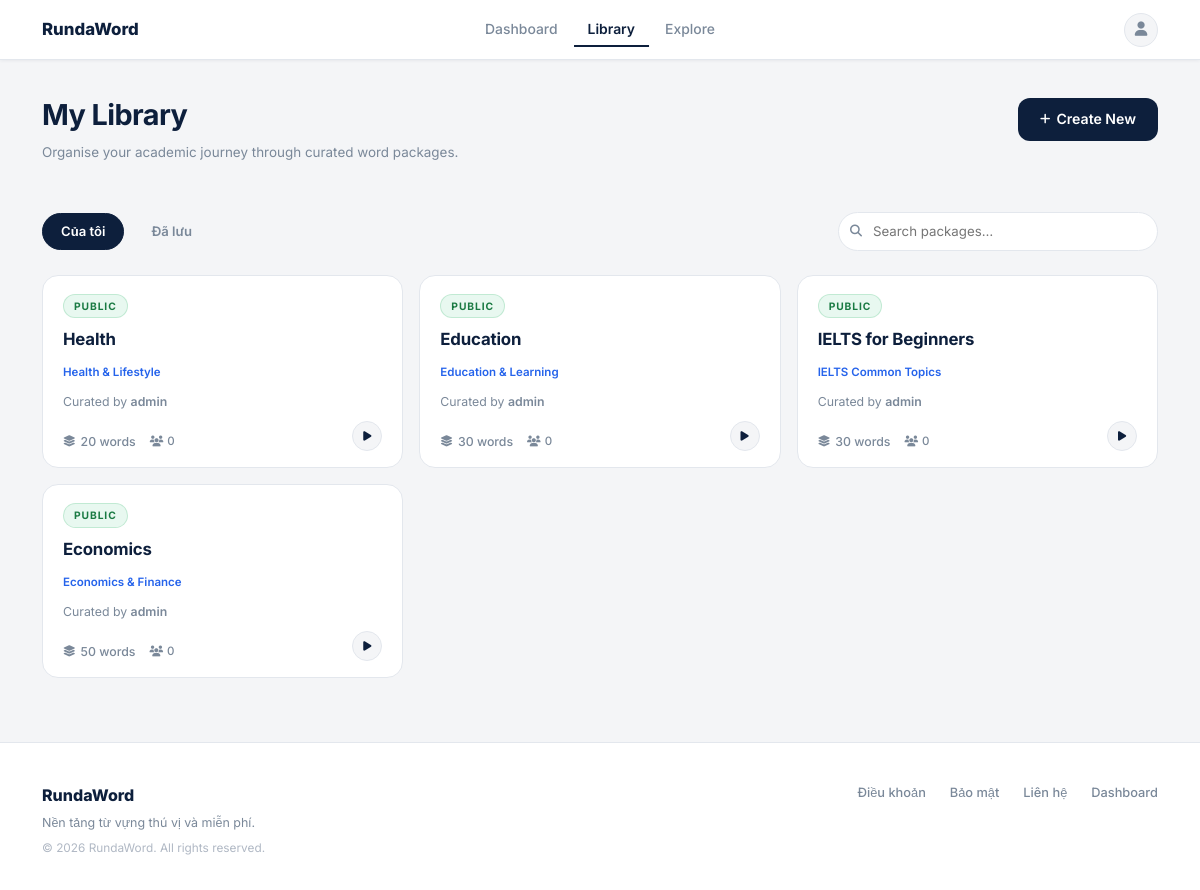
The app's page /packages (signed in), older data.
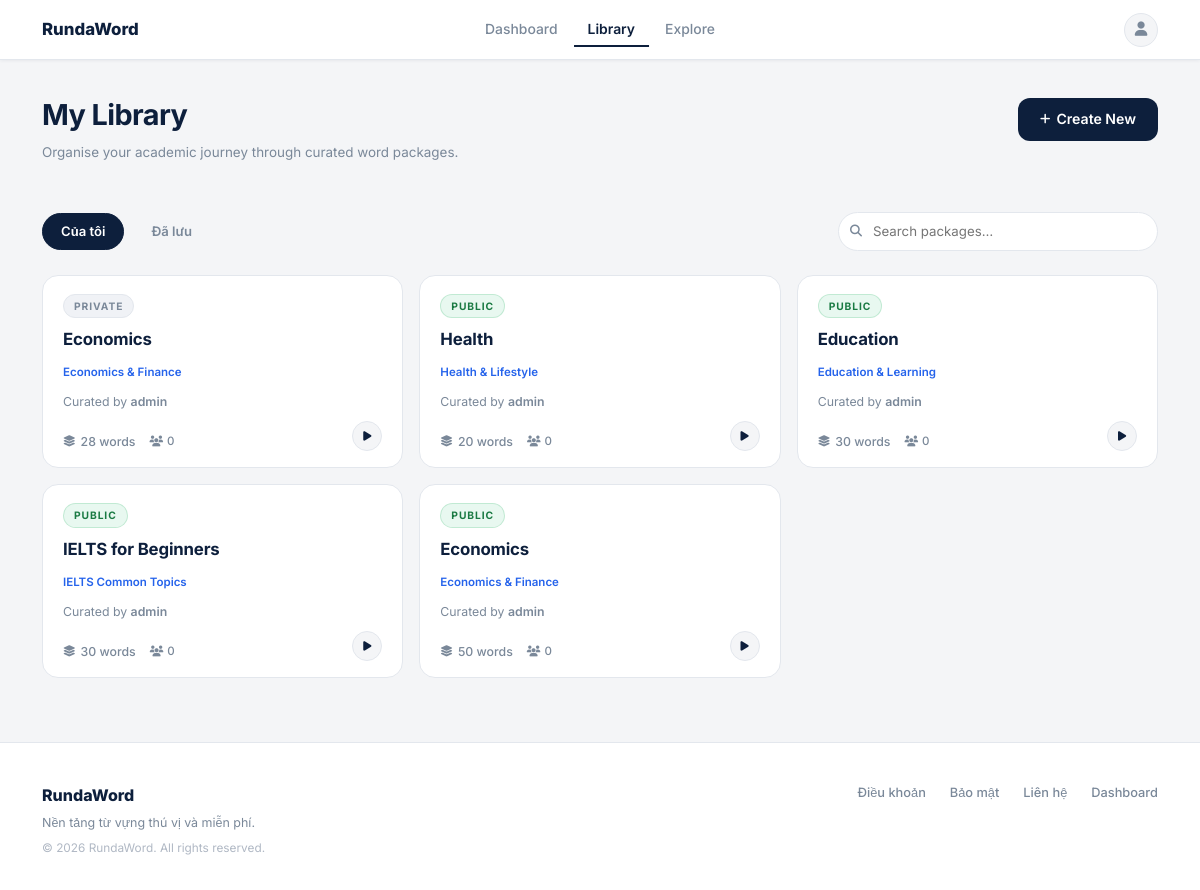
The same page, newer data.
### main.py (models this page shows, shortened)
class VocabPackage(db.Model):
    __tablename__ = 'vocab_packages'
    id                  = db.Column(db.Integer, primary_key=True)
    package_name        = db.Column(db.String(100), nullable=False)
    package_description = db.Column(db.Text)
    topic               = db.Column(db.String(80))          # NEW: topic/category field
    created_at          = db.Column(db.DateTime, default=datetime.utcnow)
    updated_at          = db.Column(db.DateTime, default=datetime.utcnow)
    user_id             = db.Column(db.Integer, db.ForeignKey('users.id'), nullable=False)
    is_public           = db.Column(db.Boolean, default=True)
    vocabularies = db.relationship(
        'Vocabulary', backref='package', lazy=True, cascade='all, delete-orphan'
    )

class User(UserMixin, db.Model):
    __tablename__ = 'users'
    id            = db.Column(db.Integer, primary_key=True)
    username      = db.Column(db.String(50),  unique=True, nullable=False)
    name          = db.Column(db.String(100))
    email         = db.Column(db.String(120), unique=True, nullable=False)
    password_hash = db.Column(db.String(255), nullable=False)
    role          = db.Column(db.Integer, default=ROLE_USER, nullable=False)
    created_at    = db.Column(db.DateTime, default=datetime.utcnow)
    packages = db.relationship(
        'VocabPackage', backref='user', lazy=True, cascade='all, delete-orphan',
        foreign_keys='VocabPackage.user_id'
    )
    saved_packages = db.relationship(
        'VocabPackage', secondary=user_saved_packages,
        backref=db.backref('saved_by', lazy='dynamic'), lazy='dynamic'
    )
    @property
    def is_admin(self):
        return self.role == ROLE_ADMIN

### main.py (the view)
@app.route('/packages')
@login_required
def packages():
    q   = request.args.get('q', '').strip()
    tab = request.args.get('tab', 'mine')
    if q:
        pkgs = search_packages(VocabPackage, q, include_private_for_user=current_user.id)
        saved_pkgs = []
        if not pkgs:
            flash('Không tìm thấy gói từ phù hợp.', 'warning')
    else:
        if tab == 'saved':
            pkgs       = []
            saved_pkgs = current_user.saved_packages \
                .order_by(VocabPackage.updated_at.desc()).all()
        else:
            pkgs = VocabPackage.query.filter_by(user_id=current_user.id) \
                .order_by(VocabPackage.updated_at.desc()).all()
            saved_pkgs = []
    all_visible_pkgs = pkgs + saved_pkgs
    learner_counts = learner_counts_for_packages(
        db, user_saved_packages, func, list({p.id for p in all_visible_pkgs})
    )
    return render_template(
        'packages.html',
        packages=pkgs, saved_packages=saved_pkgs,
        tab=tab, search_query=q,
        learner_counts=learner_counts
    )

### main.py (called while the page is built)
@login_manager.user_loader
def load_user(user_id):
    return User.query.get(int(user_id))

### services/stats_service.py (called while the page is built)
def learner_counts_for_packages(db, user_saved_packages, func, package_ids: list[int]) -> dict[int, int]:
    if not package_ids:
        return {}
    rows = (
        db.session.query(user_saved_packages.c.package_id, func.count(user_saved_packages.c.user_id))
        .filter(user_saved_packages.c.package_id.in_(package_ids))
        .group_by(user_saved_packages.c.package_id)
        .all()
    )
    return {package_id: count for package_id, count in rows}

### templates/packages.html (shortened to what this page needs)
{% extends "base.html" %}
{% block content %}
<div class="container" style="padding-top:32px;padding-bottom:64px;">
  <div class="d-flex justify-content-between align-items-start mb-5">
    <div>
      <div class="library-title">My Library</div>
      <div class="library-subtitle">Organise your academic journey through curated word packages.</div>
    </div>
    <a href="{{ url_for('create_package') }}" class="btn-navy" style="white-space:nowrap;margin-top:6px;">
      <i class="fas fa-plus" style="font-size:0.74rem;"></i> Create New
    </a>
  </div>
  <div class="lib-tab-row">
    {% if not search_query %}
    <a href="{{ url_for('packages', tab='mine') }}"
       class="lib-tab {% if tab == 'mine' %}active{% endif %}">Của tôi</a>
    <a href="{{ url_for('packages', tab='saved') }}"
       class="lib-tab {% if tab == 'saved' %}active{% endif %}">Đã lưu</a>
    {% endif %}
    <form method="GET" action="{{ url_for('packages') }}" class="lib-search" >
      <i class="fas fa-search si"></i>
      <input type="text" name="q" placeholder="Search packages…" value="{{ search_query or '' }}" style="background-color: white;">
    </form>
  </div>
  {% if search_query %}
  <div style="font-size:0.82rem;color:var(--text-muted);margin-bottom:20px;font-weight:500;">
    Results for "<strong style="color:var(--navy);">{{ search_query }}</strong>"
    <a href="{{ url_for('packages') }}" style="margin-left:10px;color:var(--text-muted);text-decoration:none;">✕ Clear</a>
  </div>
  {% if packages %}
  <div class="pkg-grid">
    {% for pkg in packages %}
    <a href="{{ url_for('package_detail', package_id=pkg.id) }}" class="pkg-card">
      <div class="pkg-card-top">
        <span class="pkg-badge {% if pkg.is_public %}public{% else %}private{% endif %}">
          {% if pkg.is_public %}Public{% else %}Private{% endif %}
        </span>
        <div class="pkg-author-avatar"><i class="fas fa-user" style="font-size:0.65rem;"></i></div>
      </div>
      <div class="pkg-name">{{ pkg.package_name }}</div>
      <div class="pkg-topic">{{ pkg.topic or 'Others' }}</div>
      <div class="pkg-author">by <strong>{{ pkg.user.username if pkg.user else '—' }}</strong></div>
      <div class="pkg-meta">
        <div class="pkg-meta-stats">
          <div class="pkg-meta-row">
            <span class="pkg-word-count"><i class="fas fa-layer-group" style="font-size:0.7rem;"></i> {{ pkg.vocabularies|length }} words</span>
            <span class="pkg-learners" title="Đã lưu vào thư viện"><i class="fas fa-users" style="font-size:0.68rem;"></i> {{ learner_counts.get(pkg.id, 0) }}</span>
          </div>
        </div>
        <span class="pkg-play-btn"><i class="fas fa-play"></i></span>
      </div>
    </a>
    {% endfor %}
  </div>
  {% else %}
  <div class="rw-card text-center py-5">
    <i class="fas fa-search fa-2x mb-3" style="color:var(--border);"></i>
    <p style="color:var(--text-muted);margin:0;">No packages found.</p>
  </div>
  {% endif %}
  {% else %}
  {% if packages %}
  <div class="pkg-grid">
    {% for pkg in packages %}
    <a href="{{ url_for('package_detail', package_id=pkg.id) }}" class="pkg-card">
      <div class="pkg-card-top">
        <span class="pkg-badge {% if pkg.is_public %}public{% else %}private{% endif %}">
          {% if pkg.is_public %}Public{% else %}Private{% endif %}
        </span>
      </div>
      <div class="pkg-name">{{ pkg.package_name }}</div>
      <div class="pkg-topic">{{ pkg.topic or 'Others' }}</div>
      <div class="pkg-author">Curated by <strong>{{ current_user.username }}</strong></div>
      <div class="pkg-meta">
        <div class="pkg-meta-stats">
          <div class="pkg-meta-row">
            <span class="pkg-word-count"><i class="fas fa-layer-group" style="font-size:0.7rem;"></i> {{ pkg.vocabularies|length }} words</span>
            <span class="pkg-learners" title="Đã lưu vào thư viện"><i class="fas fa-users" style="font-size:0.68rem;"></i> {{ learner_counts.get(pkg.id, 0) }}</span>
          </div>
        </div>
        <span class="pkg-play-btn"><i class="fas fa-play"></i></span>
      </div>
    </a>
    {% endfor %}
  </div>
  {% endif %}
  {% endif %}
</div>
{% endblock %}

Row changes from the older to the newer data that the page shows:
added VocabPackage: shows "PRIVATE", package_name "Economics", topic "Economics & Finance", {{ current_user.username }} "admin", vocabularies|length "28", get "0"
